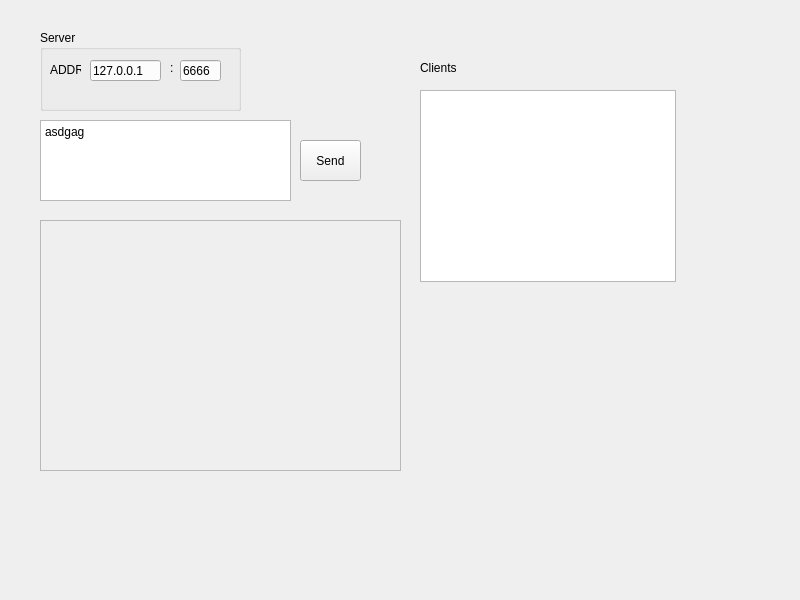
<?xml version="1.0" encoding="UTF-8"?>
<ui version="4.0">
 <class>MainWnd</class>
 <widget class="QMainWindow" name="MainWnd">
  <property name="geometry">
   <rect>
    <x>0</x>
    <y>0</y>
    <width>800</width>
    <height>600</height>
   </rect>
  </property>
  <property name="windowTitle">
   <string>Chat</string>
  </property>
  <widget class="QWidget" name="centralwidget">
   <widget class="QLabel" name="label">
    <property name="geometry">
     <rect>
      <x>50</x>
      <y>60</y>
      <width>31</width>
      <height>20</height>
     </rect>
    </property>
    <property name="text">
     <string>ADDR</string>
    </property>
   </widget>
   <widget class="QLineEdit" name="lineEditIpAddr">
    <property name="geometry">
     <rect>
      <x>90</x>
      <y>60</y>
      <width>71</width>
      <height>21</height>
     </rect>
    </property>
    <property name="text">
     <string>127.0.0.1</string>
    </property>
   </widget>
   <widget class="QLabel" name="label_2">
    <property name="geometry">
     <rect>
      <x>170</x>
      <y>60</y>
      <width>21</width>
      <height>16</height>
     </rect>
    </property>
    <property name="text">
     <string>:</string>
    </property>
   </widget>
   <widget class="QLineEdit" name="lineEditPort">
    <property name="geometry">
     <rect>
      <x>180</x>
      <y>60</y>
      <width>41</width>
      <height>21</height>
     </rect>
    </property>
    <property name="text">
     <string>6666</string>
    </property>
   </widget>
   <widget class="QGroupBox" name="groupBox">
    <property name="geometry">
     <rect>
      <x>40</x>
      <y>30</y>
      <width>201</width>
      <height>81</height>
     </rect>
    </property>
    <property name="title">
     <string>Server</string>
    </property>
   </widget>
   <widget class="QListWidget" name="listWidgetClients">
    <property name="geometry">
     <rect>
      <x>420</x>
      <y>90</y>
      <width>256</width>
      <height>192</height>
     </rect>
    </property>
   </widget>
   <widget class="QLabel" name="label_3">
    <property name="geometry">
     <rect>
      <x>420</x>
      <y>60</y>
      <width>49</width>
      <height>16</height>
     </rect>
    </property>
    <property name="text">
     <string>Clients</string>
    </property>
   </widget>
   <widget class="QPushButton" name="pushButtonSend">
    <property name="geometry">
     <rect>
      <x>300</x>
      <y>140</y>
      <width>61</width>
      <height>41</height>
     </rect>
    </property>
    <property name="text">
     <string>Send</string>
    </property>
   </widget>
   <widget class="QTextEdit" name="textEditMessage">
    <property name="geometry">
     <rect>
      <x>40</x>
      <y>120</y>
      <width>251</width>
      <height>81</height>
     </rect>
    </property>
    <property name="html">
     <string>&lt;!DOCTYPE HTML PUBLIC &quot;-//W3C//DTD HTML 4.0//EN&quot; &quot;http://www.w3.org/TR/REC-html40/strict.dtd&quot;&gt;
&lt;html&gt;&lt;head&gt;&lt;meta name=&quot;qrichtext&quot; content=&quot;1&quot; /&gt;&lt;meta charset=&quot;utf-8&quot; /&gt;&lt;style type=&quot;text/css&quot;&gt;
p, li { white-space: pre-wrap; }
hr { height: 1px; border-width: 0; }
li.unchecked::marker { content: &quot;\2610&quot;; }
li.checked::marker { content: &quot;\2612&quot;; }
&lt;/style&gt;&lt;/head&gt;&lt;body style=&quot; font-family:'Segoe UI'; font-size:9pt; font-weight:400; font-style:normal;&quot;&gt;
&lt;p style=&quot; margin-top:0px; margin-bottom:0px; margin-left:0px; margin-right:0px; -qt-block-indent:0; text-indent:0px;&quot;&gt;asdgag&lt;/p&gt;&lt;/body&gt;&lt;/html&gt;</string>
    </property>
   </widget>
   <widget class="QScrollArea" name="scrollAreaHistory">
    <property name="geometry">
     <rect>
      <x>40</x>
      <y>220</y>
      <width>361</width>
      <height>251</height>
     </rect>
    </property>
    <property name="widgetResizable">
     <bool>true</bool>
    </property>
    <widget class="QWidget" name="scrollAreaWidgetContents">
     <property name="geometry">
      <rect>
       <x>0</x>
       <y>0</y>
       <width>359</width>
       <height>249</height>
      </rect>
     </property>
    </widget>
   </widget>
  </widget>
 </widget>
 <resources/>
 <connections/>
</ui>
